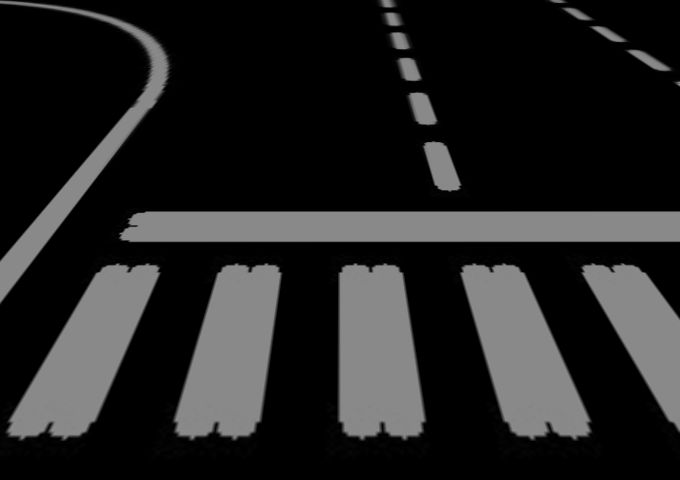
#> input picture Stitchers/Left.png, 680 x 480 px
$ python stitching2.py
#> lines starting #> are read from the running program, lines starting #| are printed output that depends on the picture
import cv2
import numpy as np
#import matplotlib.pyplot as plt

dim=(680,480)

left = cv2.imread('Left.png',cv2.IMREAD_COLOR)
#> left is the input picture: shape (480, 680, 3); min 0, max 148, mean 35.9
right = cv2.imread('Right.png',cv2.IMREAD_COLOR)
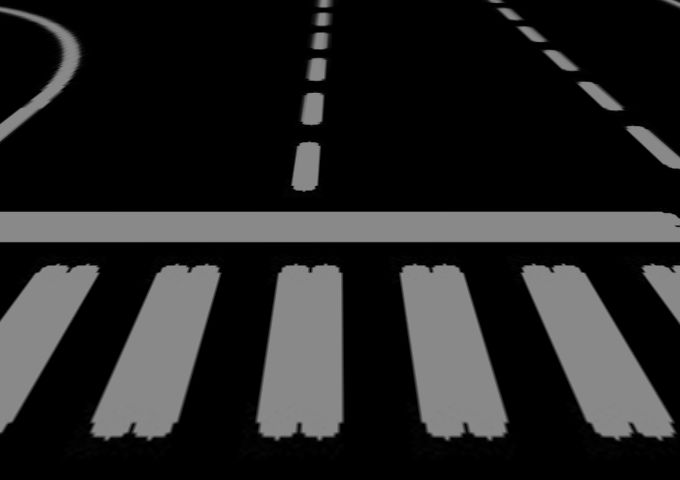
#> input picture Stitchers/Right.png, 680 x 480 px
#> right is the input picture: shape (480, 680, 3); min 0, max 148, mean 37


# Nota. funciona melhor com o resize ( dimensão aleatoria, mudar depois)
#left = cv2.resize(left,dim,interpolation = cv2.INTER_AREA)
#right = cv2.resize(right,dim,interpolation = cv2.INTER_AREA)


#img = cv2.imread('dumb.jpg')
images = []

images.append(left)
images.append(right)

stitcher = cv2.Stitcher.create()
ret,pano = stitcher.stitch(images)
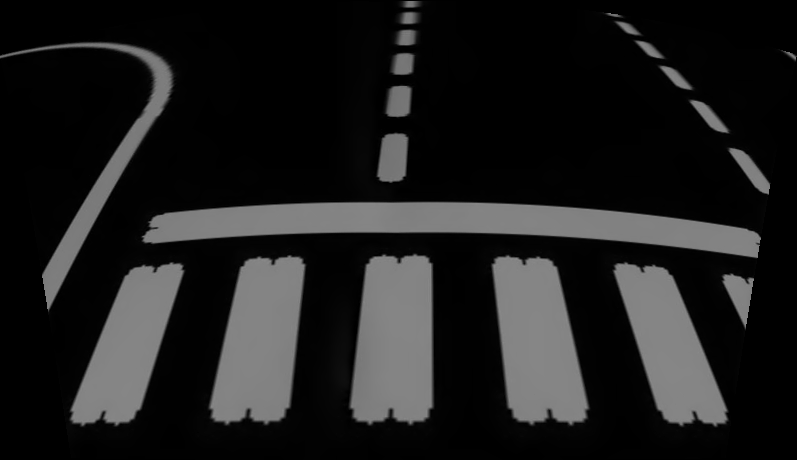
#> pano: shape (460, 797, 3); min 0, max 140, mean 30.8
#> ret = 0

if ret == cv2.STITCHER_OK:
    cv2.imshow('Panorama',pano)
    cv2.waitKey()
    cv2.destroyAllWindows()
else:
    print('Error during stitching')


# cv2.imshow('image',left)
# cv2.waitKey(0)
# cv2.destroyAllWindows()
